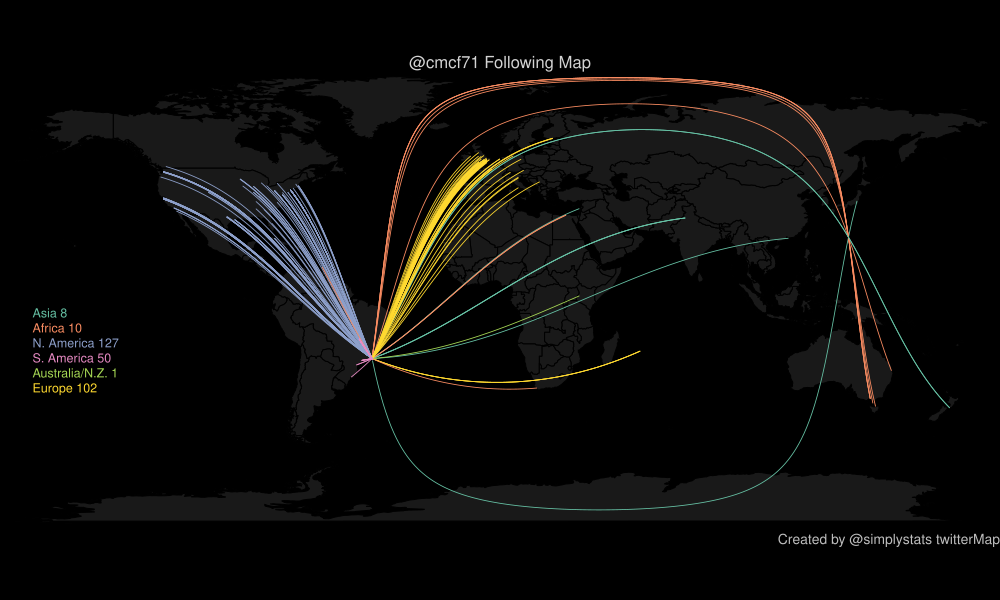

Here is the R script that generated this plot:
#########################################################################################
#   An R function to make a personalized map of people you follow and who follow you on twitter. 
#   R functions Copyright (C) 2011 Jeff Leek (jtleek@gmail.com), and the Simply Statistics Blog
#   (http://simplystatistics.tumblr.com, http://twitter.com/simplystats)
#
#   This program is free software: you can redistribute it and/or modify
#   it under the terms of the GNU General Public License as published by
#   the Free Software Foundation, either version 3 of the License, or
#   (at your option) any later version.
#
#   This program is distributed in the hope that it will be useful,
#   but WITHOUT ANY WARRANTY; without even the implied warranty of
#   MERCHANTABILITY or FITNESS FOR A PARTICULAR PURPOSE.  See the
#   GNU General Public License for more details, see <http://www.gnu.org/licenses/>.
#
#
#   These functions depend on the packages: twitteR, maps, geosphere, and RColorBrewer. It will
#   attempt to install them if they are not installed when you source this function. Care
#   should be used when using this function since the twitteR API has rate limiting in place.
#   If you have a large number of followers, or run the function many times, you may be
#   rate limited. 
#
#
#   How to use: 
#       # Source the function
#       source("http://biostat.jhsph.edu/~jleek/code/twitterMap.R")
#
#      # Make your twittermap
#      twitterMap("simplystats")
#
#      #If your location can't be found or latitude longitude can't be calculated
#      #choose a bigger city near you. The list of cities used by twitterMap
#      #can be found like so:
#      data(world.cities)
#      grep("Baltimore",world.cities[,1])
#
#      # Then make the map using that big city
#      twitterMap("simplystats",userLocation="Baltimore")
#   
#      #If you want both your followers and people you follow in a plot you can do:
#      twitterMap("simplystats",plotType="both")
#      
########################################################################################
#getPckg <- function(pckg) install.packages(pckg, repos = "http://cran.r-project.org")

#pckg = try(require(twitteR))
#if(!pckg) {
#cat("Installing 'twitteR' from CRAN\n")
#getPckg("twitteR")
#require("twitteR")
#}

#pckg = try(require(maps))
#if(!pckg) {
#cat("Installing 'maps' from CRAN\n")
#getPckg("maps")
#require("maps")
#}

#pckg = try(require(geosphere))
#if(!pckg) {
#cat("Installing 'geosphere' from CRAN\n")
#getPckg("geosphere")
#require("geosphere")
#}


#pckg = try(require(RColorBrewer))
#if(!pckg) {
#cat("Installing 'RColorBrewer' from CRAN\n")
#getPckg("RColorBrewer")
#require("RColorBrewer")
#}


twitterMap <- function(userName,userLocation=NULL,fileName="twitterMap.pdf",nMax = 1000,plotType=c("followers","both","following")){
	   
  # Get location data
  cat("Getting data from Twitter, this may take a moment.\n")
  tmp = getUser(userName)
  if(is.null(userLocation)){
    userLocation = location(tmp)
    userLocation = trim(userLocation)
    if(nchar(userLocation) < 2){stop("We can not find your location from Twitter")}
  }

  followers=tmp$getFollowers(n=nMax)
  followersLocation = sapply(followers,function(x){location(x)})
  following = tmp$getFriends(n=nMax)
  followingLocation = sapply(following,function(x){location(x)})


  # Load the geographic data
  data(world.cities)
  data(us.cities)
  data(canada.cities)

  # Find the latitude and longitude of the user
  cat("Getting geographic (latitude/longitude) of Twitter users.\n")
  userLL <- findLatLon(userLocation)$latlon
  if(any(is.na(userLL))){stop("We can't find the latitude and longitude of your location from Twitter")}


  # Find the latitude and longitude of each of the followers/following
  # and calcualte the distance to the user
  
  followersLL = matrix(NA,nrow=length(followers),ncol=4)
  followingLL = matrix(NA,nrow=length(following),ncol=4)

  for(i in 1:length(followers)){
    if(length(followersLocation[[i]]) > 0){
      tmpLL = findLatLon(trim(followersLocation[[i]]))
      if(any(!is.na(tmpLL$latlon))){
        followersLL[i,] = c(unlist(tmpLL$latlon),distCosine(userLL,tmpLL$latlon),unlist(tmpLL$cont))
      }
    }
  }

   for(i in 1:length(following)){
    if(length(followingLocation[[i]]) > 0){
      tmpLL = findLatLon(trim(followingLocation[[i]]))
      if(any(!is.na(tmpLL$latlon))){
        followingLL[i,] =  c(unlist(tmpLL$latlon),distCosine(userLL,tmpLL$latlon),unlist(tmpLL$cont))
      }
    }
  }

  followingLL = followingLL[order(-followingLL[,3]),]
  followersLL = followersLL[order(-followersLL[,3]),]

  followingLL = followingLL[!is.na(followingLL[,1]),]
  followersLL = followersLL[!is.na(followersLL[,1]),]
  

  cat("Plotting results.\n")
  # Set up the colors
  cols = brewer.pal(7,"Set2")

  # Both followers and following
  if(plotType=="both"){
    pdf(fileName,height=12,width=10)
    data(worldMapEnv)
    par(mfrow=c(2,1),mar=rep(0,4))
    map('world',col="#191919",bg="black",fill=T,mar=rep(0,4),border=0)

    mtext(paste("@",userName," Follower Map",sep=""),col="lightgrey")
    nFollowers = dim(followersLL)[1]
    for(i in 1:nFollowers){
      greatC = getGreatCircle(userLL,followersLL[i,1:2])
      lines(greatC,col=cols[followersLL[i,4]],lwd=0.8)
    }
    
    legend(-180,0,legend = c(paste("Asia",sum(followersLL[,4]==1)),paste("Africa",sum(followersLL[,4]==2)),paste("N. America",sum(followersLL[,4]==3)),paste("S. America",sum(followersLL[,4]==4)),paste("Australia/N.Z.",sum(followersLL[,4]==5)),paste("Europe",sum(followersLL[,4]==6))),text.col=cols[1:6],bg="black",cex=0.75)
    
 
    map('world',col="#191919",bg="black",fill=T,mar=rep(0,4),border=0)
    mtext(paste("@",userName," Following Map",sep=""),col="lightgrey")
    nFollowing = dim(followingLL)[1]
    for(i in 1:nFollowing){
      greatC = getGreatCircle(userLL,followingLL[i,1:2])
      lines(greatC,col=cols[followingLL[i,4]],lwd=0.8)
    }
    
    legend(-180,0,legend = c(paste("Asia",sum(followingLL[,4]==1)),paste("Africa",sum(followingLL[,4]==2)),paste("N. America",sum(followingLL[,4]==3)),paste("S. America",sum(followingLL[,4]==4)),paste("Australia/N.Z.",sum(followingLL[,4]==5)),paste("Europe",sum(followingLL[,4]==6))),text.col=cols[1:6],bg="black",cex=0.75)

    mtext("Created by @simplystats twitterMap",side=1,adj=1,cex=0.8,col="grey")
    dev.off()
  }

  ## Just followers
  if(plotType=="followers"){
    pdf(fileName,height=6,width=10)
    data(worldMapEnv)
    map('world',col="#191919",bg="black",fill=T,mar=rep(0,4),border=0)

    mtext(paste("@",userName," Follower Map",sep=""),col="lightgrey")
    nFollowers = dim(followersLL)[1]
    for(i in 1:nFollowers){
      greatC = getGreatCircle(userLL,followersLL[i,1:2])
      lines(greatC,col=cols[followersLL[i,4]],lwd=0.8)
    }
    
    legend(-180,0,legend = c(paste("Asia",sum(followersLL[,4]==1)),paste("Africa",sum(followersLL[,4]==2)),paste("N. America",sum(followersLL[,4]==3)),paste("S. America",sum(followersLL[,4]==4)),paste("Australia/N.Z.",sum(followersLL[,4]==5)),paste("Europe",sum(followersLL[,4]==6))),text.col=cols[1:6],bg="black",cex=0.75)
    mtext("Created by @simplystats twitterMap",side=1,adj=1,cex=0.8,col="grey")
    dev.off()
 
  }

  ## Just following
  if(plotType=="following"){
    pdf(fileName,height=6,width=10)
    data(worldMapEnv)
    map('world',col="#191919",bg="black",fill=T,mar=rep(0,4),border=0)
    mtext(paste("@",userName," Following Map",sep=""),col="lightgrey")
    nFollowing = dim(followingLL)[1]
    for(i in 1:nFollowing){
      greatC = getGreatCircle(userLL,followingLL[i,1:2])
      lines(greatC,col=cols[followingLL[i,4]],lwd=0.8)
    }
    
    legend(-180,0,legend = c(paste("Asia",sum(followingLL[,4]==1)),paste("Africa",sum(followingLL[,4]==2)),paste("N. America",sum(followingLL[,4]==3)),paste("S. America",sum(followingLL[,4]==4)),paste("Australia/N.Z.",sum(followingLL[,4]==5)),paste("Europe",sum(followingLL[,4]==6))),text.col=cols[1:6],bg="black",cex=0.75)

    mtext("Created by @simplystats twitterMap",side=1,adj=1,cex=0.8,col="grey")
    dev.off()
    
  }
  
}


findLatLon <- function(loc){
  latlon = NA
  cont = NA

  # Asia = 1, Africa = 2, North America = 3, South America = 4, Australia/New Zealand = 5, Europe = 6
  continents = matrix(NA,nrow=length(unique(world.cities[,2])),ncol=2)
  continents[,1] = unique(world.cities[,2])
  continents[1:10,2] = c(1,1,1,2,1,1,1,1,1,1)
  continents[11:20,2]= c(1,1,2,1,1,2,1,2,2,2)
  continents[21:30,2] = c(2,1,6,6,6,6,6,6,6,6)
  continents[31:40,2] = c(6,6,6,6,2,4,4,1,2,1)
  continents[41:50,2] = c(4,6,1,4,6,1,3,1,6,6)
  continents[51:60,2] = c(3,2,4,2,6,1,6,1,3,2)
  continents[61:70,2] = c(1,2,2,2,3,6,3,3,6,6)
  continents[71:80,2] = c(1,1,2,6,3,4,3,4,6,1)
  continents[81:90,2] = c(3,3,3,2,2,6,6,6,6,4)
  continents[91:100,2] = c(2,5,2,2,3,1,1,1,1,1)
  continents[101:110,2] = c(1,2,1,1,1,3,2,5,1,6)
  continents[111:120,2] = c(1,6,1,1,2,6,1,1,6,2)
  continents[121:130,2] = c(6,6,6,1,1,3,4,3,4,2)
  continents[131:140,2] = c(6,6,2,2,1,1,1,4,1,1)
  continents[141:150,2] = c(1,2,2,1,1,1,4,6,6,2)
  continents[151:160,2] = c(4,1,1,1,1,2,4,6,2,2)
  continents[161:170,2] = c(1,2,2,1,6,2,1,1,6,1)
  continents[171:180,2] = c(1,1,1,2,6,2,2,6,1,1)
  continents[181:190,2] = c(2,6,2,1,6,6,3,3,3,3)
  continents[191:200,2] = c(2,2,2,2,3,2,3,2,3,1)
  continents[201:210,2] = c(3,2,2,2,2,2,2,1,6,2)
  continents[211:220,2] = c(1,3,1,6,2,4,3,6,3,4)
  continents[221:230,2] = c(1,1,1,3,2,3,3,6,1,6)
  continents[231:232,2] = c(2,1)


  # Get the first element of the location
 # firstElement = strsplit(loc,"[^[:alnum:]]")[[1]][1]
  firstElement = strsplit(loc,",")[[1]][1]
  if(is.na(firstElement)){firstElement="zzzzzzzzz"}

  # See if it is a city
  tmp = grep(firstElement,world.cities[,1],fixed=TRUE)
  tmp2 = grep(firstElement,state.name,fixed=TRUE)
  tmp3 = grep(firstElement,world.cities[,2],fixed=TRUE)

  if(length(tmp) == 1){
    latlon = world.cities[tmp,c(5,4)]
    cont = continents[which(world.cities[tmp,2]==continents[,1]),2]
  }else if(length(tmp) > 1){
    tmpCities = world.cities[tmp,]
    latlon = tmpCities[which.max(tmpCities$pop),c(5,4)]
    cont = continents[which(tmpCities[which.max(tmpCities$pop),2]==continents[,1]),2]
  }else if(length(tmp2) == 1){
    latlon = c(state.center$x[tmp2],state.center$y[tmp2])
    cont = 3
  }else if(length(tmp3) > 0){
    tmpCities = world.cities[tmp3,]
    latlon = tmpCities[which.max(tmpCities$pop),c(5,4)]
    cont = continents[which(tmpCities[which.max(tmpCities$pop),2]==continents[,1]),2]
  }
  
  return(list(latlon=latlon,cont=as.numeric(cont)))

}


getGreatCircle = function(userLL,relationLL){
  tmpCircle = greatCircle(userLL,relationLL)
  start = which.min(abs(tmpCircle[,1] - userLL[1,1]))
  end = which.min(abs(tmpCircle[,1] - relationLL[1]))
  greatC = tmpCircle[start:end,]
  return(greatC)
}

trim <- function (x) gsub("^\\s+|\\s+$", "", x)
